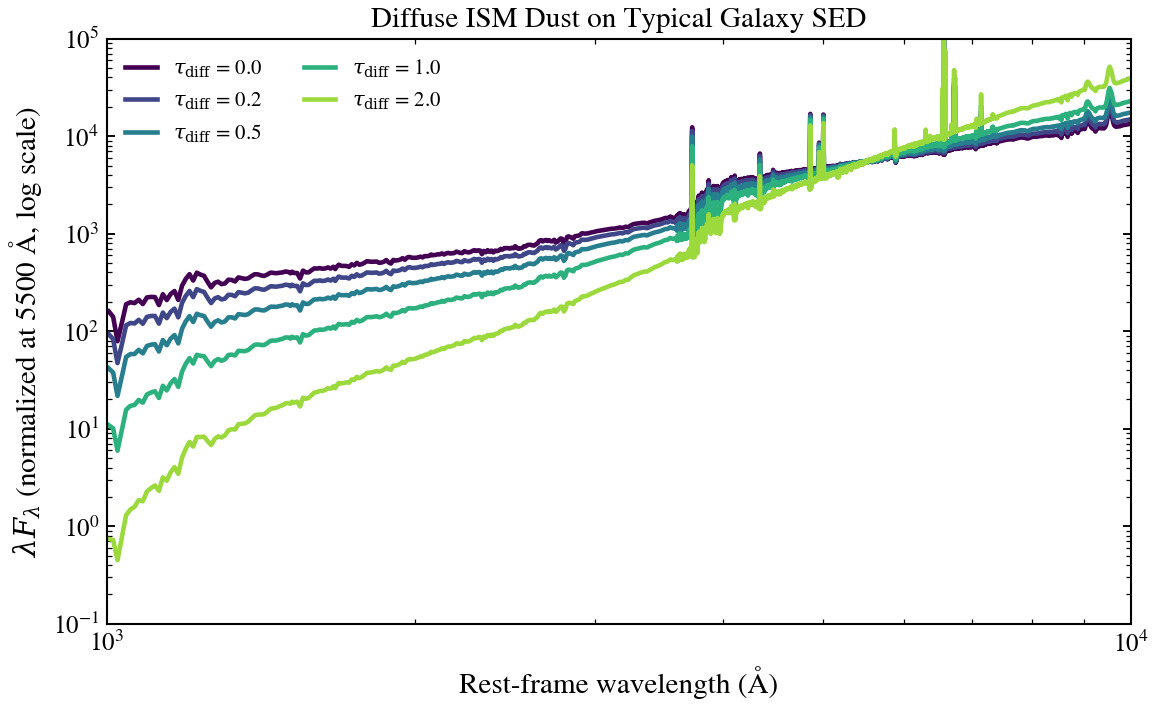

This chart was generated by the following Python code:
"""
Diffuse ISM Optical Depth (τ_diff)
==================================

Diffuse ISM dust τ_diff attenuates all stellar light (young + old).
Higher τ_diff reddens the optical continuum and weakens the 4000 Å break
— a signature of aging stellar populations.

.. sphx-glr-precomputed-img:

.. image:: images/sphx_glr_plot_tau_diff_sweep_001.png
   :alt: plot_tau_diff_sweep
   :class: sphx-glr-single-img

"""

import matplotlib.pyplot as plt

from tengri import SEDModel, load_ssp, recipes
from tengri.analysis.plotting import SWEEP_CMAPS, sweep_parameter
from tengri.plot import setup_style

setup_style()

model = SEDModel.build(ssp_data=load_ssp(), **recipes.dust_demo())

fig, ax = plt.subplots(figsize=(8, 5))
sweep_parameter(
    model,
    "dust_tau_diff",
    [0.0, 0.2, 0.5, 1.0, 2.0],
    ax=ax,
    cmap=SWEEP_CMAPS["dust"],
    label_fmt=r"$\tau_{{\rm diff}}$ = {:.1f}",
    wave_range=(1000, 10000),
)
ax.set(
    yscale="log",
    ylim=(1e-1, 1e5),
    title="Diffuse ISM Dust on Typical Galaxy SED",
    ylabel=r"$\lambda F_\lambda$ (normalized at 5500 Å, log scale)",
)
fig.tight_layout()
plt.savefig("plot_tau_diff_sweep.png", dpi=150, bbox_inches="tight")
plt.show()
